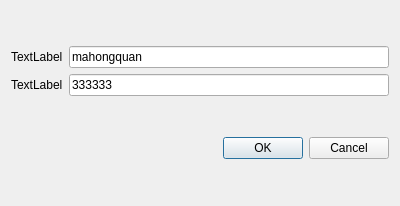
<?xml version="1.0" encoding="UTF-8"?>
<ui version="4.0">
 <class>Dialog</class>
 <widget class="QDialog" name="Dialog">
  <property name="geometry">
   <rect>
    <x>0</x>
    <y>0</y>
    <width>400</width>
    <height>206</height>
   </rect>
  </property>
  <property name="windowTitle">
   <string>Dialog</string>
  </property>
  <layout class="QVBoxLayout" name="verticalLayout">
   <item>
    <layout class="QGridLayout" name="gridLayout">
     <item row="0" column="0">
      <widget class="QLabel" name="label">
       <property name="text">
        <string>TextLabel</string>
       </property>
      </widget>
     </item>
     <item row="0" column="1">
      <widget class="QLineEdit" name="lineEdit_username">
       <property name="text">
        <string>mahongquan</string>
       </property>
      </widget>
     </item>
     <item row="1" column="0">
      <widget class="QLabel" name="label_2">
       <property name="text">
        <string>TextLabel</string>
       </property>
      </widget>
     </item>
     <item row="1" column="1">
      <widget class="QLineEdit" name="lineEdit_password">
       <property name="text">
        <string>333333</string>
       </property>
      </widget>
     </item>
    </layout>
   </item>
   <item>
    <widget class="QDialogButtonBox" name="buttonBox">
     <property name="orientation">
      <enum>Qt::Horizontal</enum>
     </property>
     <property name="standardButtons">
      <set>QDialogButtonBox::Cancel|QDialogButtonBox::Ok</set>
     </property>
    </widget>
   </item>
  </layout>
 </widget>
 <resources/>
 <connections>
  <connection>
   <sender>buttonBox</sender>
   <signal>accepted()</signal>
   <receiver>Dialog</receiver>
   <slot>accept()</slot>
   <hints>
    <hint type="sourcelabel">
     <x>248</x>
     <y>254</y>
    </hint>
    <hint type="destinationlabel">
     <x>157</x>
     <y>274</y>
    </hint>
   </hints>
  </connection>
  <connection>
   <sender>buttonBox</sender>
   <signal>rejected()</signal>
   <receiver>Dialog</receiver>
   <slot>reject()</slot>
   <hints>
    <hint type="sourcelabel">
     <x>316</x>
     <y>260</y>
    </hint>
    <hint type="destinationlabel">
     <x>286</x>
     <y>274</y>
    </hint>
   </hints>
  </connection>
 </connections>
</ui>
